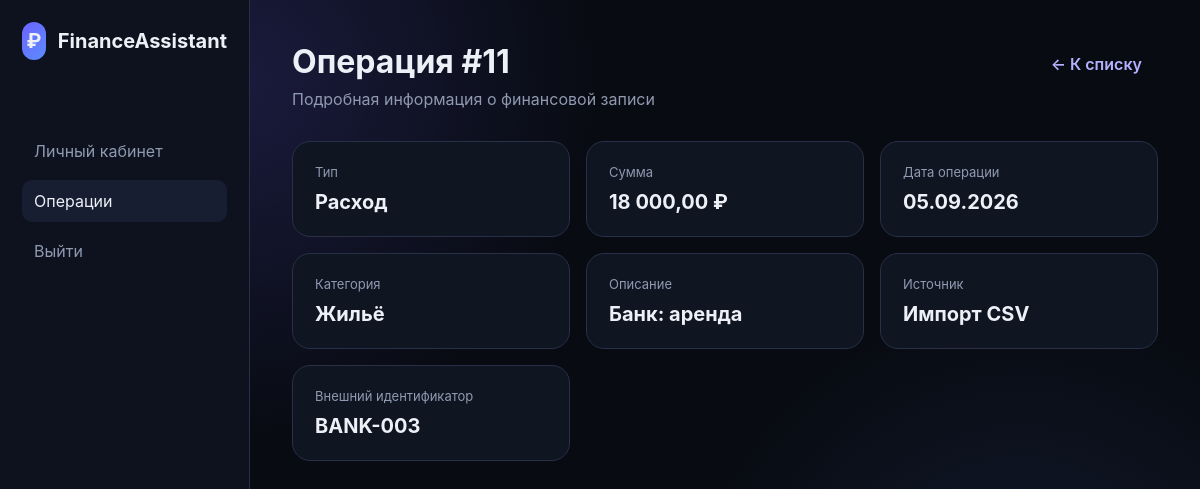
The app's page /frontend/transaction.php?id=11 (signed in) with its own data.
### tables this page shows
CREATE TABLE transactions (
    id BIGINT UNSIGNED AUTO_INCREMENT PRIMARY KEY,
    user_id BIGINT UNSIGNED NOT NULL,
    category_id BIGINT UNSIGNED NOT NULL,
    import_batch_id BIGINT UNSIGNED NULL,
    type ENUM('income', 'expense') NOT NULL,
    amount DECIMAL(14,2) UNSIGNED NOT NULL,
    transaction_date DATE NOT NULL,
    description VARCHAR(255) NULL,
    external_id VARCHAR(100) NULL,
    source ENUM('manual', 'csv') NOT NULL DEFAULT 'manual',
    created_at TIMESTAMP NOT NULL DEFAULT CURRENT_TIMESTAMP,
    CONSTRAINT fk_transactions_user
        FOREIGN KEY (user_id) REFERENCES users(id)
        ON DELETE CASCADE
        ON UPDATE CASCADE,
    CONSTRAINT fk_transactions_category
        FOREIGN KEY (category_id) REFERENCES categories(id)
        ON DELETE RESTRICT
        ON UPDATE CASCADE,
    CONSTRAINT fk_transactions_import_batch
        FOREIGN KEY (import_batch_id) REFERENCES import_batches(id)
        ON DELETE SET NULL
        ON UPDATE CASCADE,
    CONSTRAINT chk_transactions_amount CHECK (amount > 0),
    INDEX idx_transactions_user_date (user_id, transaction_date),
    INDEX idx_transactions_category_date (category_id, transaction_date),
    INDEX idx_transactions_import_batch (import_batch_id),
    INDEX idx_transactions_external_id (external_id)
);

CREATE TABLE categories (
    id BIGINT UNSIGNED AUTO_INCREMENT PRIMARY KEY,
    user_id BIGINT UNSIGNED NULL,
    name VARCHAR(100) NOT NULL,
    type ENUM('income', 'expense') NOT NULL,
    color CHAR(7) NULL,
    icon VARCHAR(50) NULL,
    created_at TIMESTAMP NOT NULL DEFAULT CURRENT_TIMESTAMP,
    CONSTRAINT fk_categories_user
        FOREIGN KEY (user_id) REFERENCES users(id)
        ON DELETE CASCADE
        ON UPDATE CASCADE,
    CONSTRAINT uq_categories_user_name_type UNIQUE (user_id, name, type)
);

### backend/src/bootstrap.php (called while the page is built, shortened)
<?php
$config = require __DIR__ . '/../config.php';
function db(): PDO
{
    global $config;
    static $pdo = null;
    if ($pdo instanceof PDO) {
        return $pdo;
    }
    $dsn = sprintf(
        'mysql:host=%s;port=%s;dbname=%s;charset=%s',
        $config['host'],
        $config['port'],
        $config['database'],
        $config['charset']
    );
    $pdo = new PDO($dsn, $config['user'], $config['password'], [
        PDO::ATTR_ERRMODE => PDO::ERRMODE_EXCEPTION,
        PDO::ATTR_DEFAULT_FETCH_MODE => PDO::FETCH_ASSOC,
        PDO::ATTR_EMULATE_PREPARES => false,
    ]);
    return $pdo;
}
function e(string $value): string
{
    return htmlspecialchars($value, ENT_QUOTES | ENT_SUBSTITUTE, 'UTF-8');
}
function current_user(): ?array
{
    $id = $_SESSION['user_id'] ?? null;
    $stmt = db()->prepare('SELECT id, full_name, email, role, created_at FROM users WHERE id = :id LIMIT 1');
    $stmt->execute(['id' => (int)$id]);
    $user = $stmt->fetch() ?: null;
    return $user;
}
function require_auth(): array
{
    $user = current_user();
    return $user;
}

### frontend/transaction.php (the view, shortened to what this page needs)
<?php
require __DIR__ . '/../backend/src/bootstrap.php';
$user = require_auth();
$id = filter_input(INPUT_GET, 'id', FILTER_VALIDATE_INT);
$isAdmin = ($user['role'] ?? 'user') === 'admin';
$stmt = db()->prepare('SELECT t.id, t.user_id, t.type, t.amount, t.transaction_date, t.description, t.source, t.external_id, t.created_at,
    c.name AS category, u.full_name AS owner_name, u.email AS owner_email
    FROM transactions t JOIN categories c ON c.id = t.category_id JOIN users u ON u.id = t.user_id
    WHERE t.id = :id AND (t.user_id = :user_id OR :is_admin = 1) LIMIT 1');
$stmt->execute(['id' => $id, 'user_id' => (int)$user['id'], 'is_admin' => $isAdmin ? 1 : 0]);
$transaction = $stmt->fetch();
?>
<!doctype html><html lang="ru"><head><link rel="stylesheet" href="auth.css"></head>
<body><div class="dashboard"><aside class="sidebar"><div class="logo"><div class="logo-mark">₽</div>FinanceAssistant</div><nav><a href="dashboard.php">Личный кабинет</a><a class="active" href="transactions.php">Операции</a><?php if ($isAdmin): ?><a href="admin-transactions.php">Администрирование</a><?php endif; ?><a href="logout.php">Выйти</a></nav></aside><main class="main">
<div class="topbar"><div><h1>Операция #<?= (int)$transaction['id'] ?></h1><p>Подробная информация о финансовой записи</p></div><a class="action-link" href="<?= $isAdmin ? 'admin-transactions.php' : 'transactions.php' ?>">← К списку</a></div>
<section class="detail-grid"><article class="stat"><div class="label">Тип</div><div class="value"><?= $transaction['type'] === 'income' ? 'Доход' : 'Расход' ?></div></article><article class="stat"><div class="label">Сумма</div><div class="value"><?= e(number_format((float)$transaction['amount'], 2, ',', ' ')) ?> ₽</div></article><article class="stat"><div class="label">Дата операции</div><div class="value"><?= e(date('d.m.Y', strtotime($transaction['transaction_date']))) ?></div></article><article class="stat"><div class="label">Категория</div><div class="value"><?= e($transaction['category']) ?></div></article><article class="stat"><div class="label">Описание</div><div class="value"><?= e($transaction['description'] ?: '—') ?></div></article><article class="stat"><div class="label">Источник</div><div class="value"><?= $transaction['source'] === 'csv' ? 'Импорт CSV' : 'Вручную' ?></div></article>
<?php if ($transaction['external_id']): ?><article class="stat"><div class="label">Внешний идентификатор</div><div class="value"><?= e($transaction['external_id']) ?></div></article><?php endif; ?></section></main></div></body></html>

### frontend/auth.css (style rules this page uses)
:root { --bg: #080b12; --panel: #101522; --panel-2: #151b2a; --line: #273047; --text: #edf1f7; --muted: #8f9ab0; --accent: #6d63ff; --accent-2: #5b8cff; --success: #38cf88; --danger: #ff5e70; --shadow: 0 24px 70px rgba(0,0,0,.38); }
* { box-sizing: border-box; }
body { margin: 0; min-height: 100vh; font-family: Inter, Segoe UI, Arial, sans-serif; color: var(--text); background: radial-gradient(circle at 20% 10%, rgba(109,99,255,.18), transparent 30%), radial-gradient(circle at 85% 80%, rgba(91,140,255,.12), transparent 28%), var(--bg); }
a { color: inherit; }
.logo { display:flex; align-items:center; gap:12px; font-weight:700; font-size:20px; margin-bottom: 70px; }
.logo-mark { width:38px; height:38px; display:grid; place-items:center; border-radius:12px; background:linear-gradient(135deg,var(--accent),var(--accent-2)); }
.dashboard { min-height:100vh; display:flex; }
.sidebar { width:250px; background:#0d121e; border-right:1px solid var(--line); padding:22px; }
.sidebar nav { display:grid; gap:8px; margin-top:34px; }
.sidebar nav a { text-decoration:none; padding:11px 12px; border-radius:10px; color:var(--muted); }
.sidebar nav a.active, .sidebar nav a:hover { background:#171e31; color:var(--text); }
.main { flex:1; padding:42px; }
.topbar { display:flex; justify-content:space-between; align-items:flex-start; gap:20px; margin-bottom:32px; }
.topbar h1 { margin:0 0 8px; }
.topbar p { margin:0; color:var(--muted); }
.stat { padding:22px; background:var(--panel); border:1px solid var(--line); border-radius:18px; }
.stat .label { color:var(--muted); font-size:13px; margin-bottom:10px; }
.stat .value { font-size:28px; font-weight:700; }
.action-link { display:inline-block; margin:12px 16px 0 0; color:#b6b0ff; text-decoration:none; font-weight:600; }
.detail-grid { display:grid; grid-template-columns:repeat(auto-fit,minmax(220px,1fr)); gap:16px; }
.detail-grid .stat .value { font-size:20px; overflow-wrap:anywhere; }

### records on screen
transactions: id "11", amount "18 000,00", transaction_date "05.09.2026", category.name "Жильё", description "Банк: аренда", external "BANK-003"
